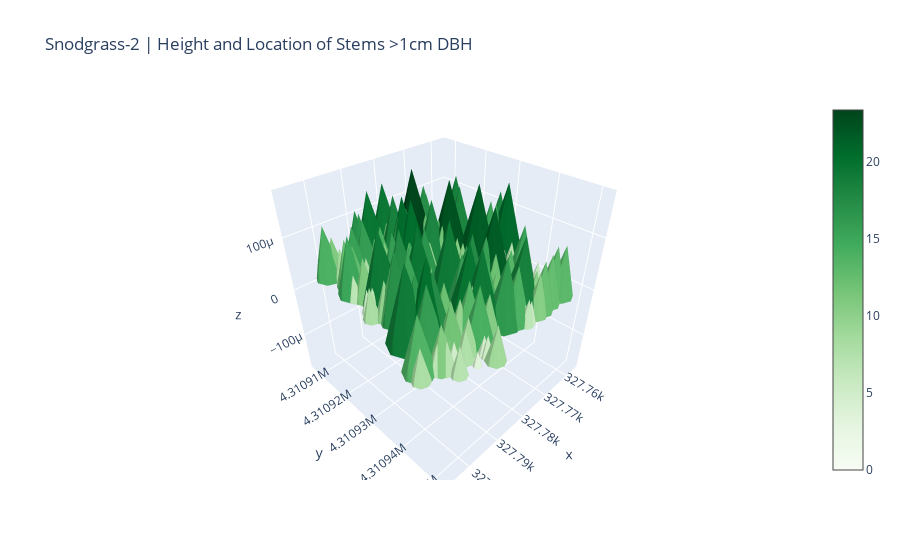

The notebook cell this image was saved under:
### Code cell
testfig = go.Figure(data=go.Cone(x=snod2_merge_gpdf.geometry.x,  
                             y=snod2_merge_gpdf.geometry.y, 
                             z=np.zeros(len(snod2_merge_gpdf)),
                             u=np.zeros(len(snod2_merge_gpdf)), 
                             v=np.zeros(len(snod2_merge_gpdf)), 
                             w=snod2_merge_gpdf["Height_Avg_M"],
                             colorscale='Greens',
                             anchor = 'tail',
                             sizemode = 'absolute'))

testfig.update_layout(
    title="Snodgrass-2 | Height and Location of Stems >1cm DBH",
    xaxis_title="Longitude",
    yaxis_title="Latitude",
    legend_title="Height (m)"
    )
testfig.show()

### Figure 1 — Plotly figure (JSON) as saved in the notebook; plotly's stock layout.template omitted (floating-point values rounded to 4 significant figures; data arrays with more than 128 entries replaced by an {"elided": "..."} marker saying what was removed)
{"data": [{"anchor": "tail", "colorscale": [[0, "rgb(247,252,245)"], [0.125, "rgb(229,245,224)"], [0.25, "rgb(199,233,192)"], [0.375, "rgb(161,217,155)"], [0.5, "rgb(116,196,118)"], [0.625, "rgb(65,171,93)"], [0.75, "rgb(35,139,69)"], [0.875, "rgb(0,109,44)"], [1, "rgb(0,68,27)"]], "sizemode": "absolute", "type": "cone", "u": {"elided": "517 int values"}, "v": {"elided": "517 int values"}, "w": {"elided": "517 float values"}, "x": {"elided": "517 float values"}, "y": {"elided": "517 float values"}, "z": {"elided": "517 int values"}}], "layout": {"legend": {"title": {"text": "Height (m)"}}, "title": {"text": "Snodgrass-2 | Height and Location of Stems >1cm DBH"}, "xaxis": {"title": {"text": "Longitude"}}, "yaxis": {"title": {"text": "Latitude"}}}}
